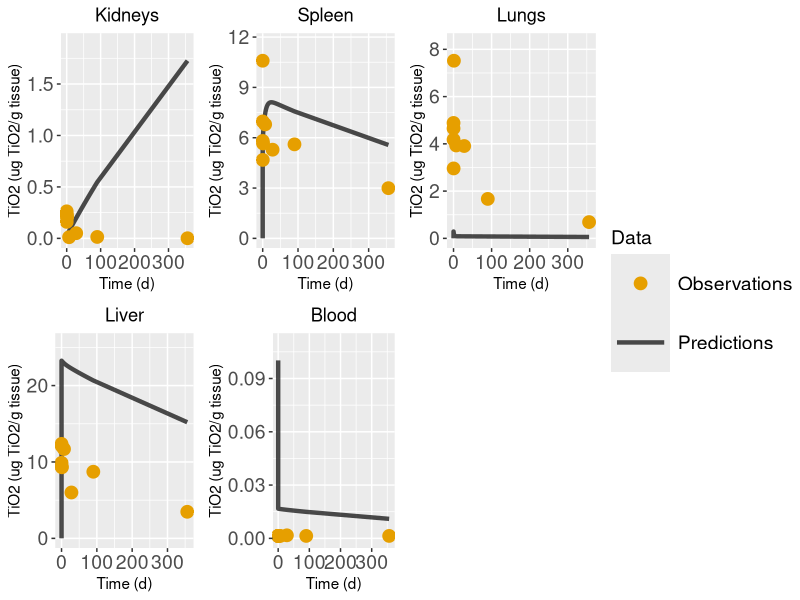

Write the R code that produced this figure. (Note: this script raises an error after producing the figure.)
library(deSolve)
setwd("/Users/vassilis/Documents/GitHub/PBK_Grouping/Validation")


#####################################
### Function to create Parameters ###
#####################################
create.params <- function(user_input){
  with( as.list(user_input),{
    ### Important!!! each compartment has a specific index vectors Tissue_fractions, Regional_flow_fractions, Capillary_fractions and cannot be changed
    # The index of each compartment:
    #Rest of Body (rob) --> 1
    #Heart (ht) --> 2
    #Kidneys (ki) --> 3
    #Brain (br) --> 4
    #Spleen (spl) --> 5
    #Lungs (lu) --> 6
    #Liver (li) --> 7
    #Uterus (ut) --> 8
    #Bone (bone) --> 9
    #Adipose (ad) --> 10
    #Skin (skin) --> 11
    #Muscles (mu) --> 12
    #Gastrointestinal track (GIT) --> 13
    
    
    comp_names <- list( "RoB"="RoB","Heart"="Heart", "Kidneys"="Kidneys", "Brain"= NA, "Spleen"="Spleen",
                        "Lungs"="Lungs", "Liver"="Liver", "Uterus"=NA, "Bone"="Bone", "Adipose"=NA, "Skin"=NA,
                        "Muscles"=NA, "GIT"="GIT") #used as input in function, compartments that are used in pbpk
    
    
    # List with names of all possible compartments
    all_comps <- list("RoB"="RoB","Heart"="Heart", "Kidneys"="Kidneys", "Brain"="Brain", "Spleen"="Spleen",
                      "Lungs"="Lungs", "Liver"="Liver", "Uterus"="Uterus", "Bone"="Bone", "Adipose"="Adipose", "Skin"="Skin", "Muscles"="Muscles",
                      "GIT"="GIT") # List with names of all possible compartments
    
    ### Density of tissues/organs
    d_tissue <- 1 #g/ml
    d_skeleton <- 1.92 #g/ml
    d_adipose <- 0.940 #g/ml
    
    Q_total <- (1.54*mass^0.75)*60 # Total Cardiac Output (ml/h)
    
    Total_Blood <- 0.06*mass+0.77 # Total blood volume (ml)
    
    fr_ad <- 0.0199*mass + 1.644 # w in g,  Brown et al.1997 p.420. This equation gives the  adipose % of body weight 
    
    
    # Physiological parameters units
    # V_blood, V_ven, V_art (ml): Volume of total blood, venous blood and arterial blood
    # w_i (g):                    mass of tissue or organ "i"
    # V_tis_i (ml):                volume of tissue or organ "i"
    # V_cap_i (ml):                volume of capillary blood in tissue "i"
    # Q_i, Q_total (ml/h):        regional blood flow of tissue or organ "i"
    
    fractions <- matrix(rep(NA, 4*13), ncol = 4)
    colnames(fractions) <- c("Tissue.weight.fraction.(%.of.BW)", "Regional.flow.fractions.(%.of.total.cardiac.output)",
                             "Capillary.fractions.(fraction.of.tissue.volume)", "Macrophage.fractions.(fraction.of.tissue.volume)" )
    fractions[,1] <- c(NA, 0.33, 0.730, 0.570, 0.200, 0.500, 3.660, 0.011, 10.000, NA, 19.030, 40.000, 2.700)
    fractions[,2] <- c(NA, 4.90, 14.10, 2.00, 1.22, 100.00, 17.40, 1.11, 12.20, 7.00, 5.80, 27.80, 14.00)
    fractions[,3] <- c(0.0400, 0.2600, 0.1600, 0.0300, 0.2200, 0.3600, 0.2100, 0.0770, 0.0400, 0.0055, 0.0200, 0.0143, 0.0500)
    fractions[,4] <- c(0.02, 0.02, 0.02, 0.04, 0.30, 0.04, 0.10, 0.02, 0.04, 0.04, 0.02, 0.02, NA)
    rownames(fractions) <- all_comps
    
    #Tissue weight fraction 
    Tissue_fractions <- fractions[,1]/100 # % of BW. Na values refers to the volume of the rest organs(RoB)
    Tissue_fractions[10] <- fr_ad/100
    #Regional blood flow fraction
    Regional_flow_fractions <- fractions[,2]/100 # % of total cardiac output
    #Capillary volume fractions (fractions of tissue volume)
    Capillary_fractions <- fractions[,3] # of tissue volume
    
    
    W_tis <- rep(0,length(comp_names))
    V_tis <- rep(0,length(comp_names))
    V_cap <- rep(0,length(comp_names))
    W_macro <- rep(0,length(comp_names))  #one more for blood compartment
    Q <- rep(0,length(comp_names))
    
    # The following values were calculated by dividing the %ID/ g tissue with the %ID w/o free 48 from Table 2 of Kreyling et al. (2017)
    # Thus, they represent the average mass, in grams, of the respective tissues in each time group.
    liver_expw <- mean(c(8.57, 8.92, 9.30, 8.61, 9.20))
    spleen_expw <- mean(c(0.93, 0.75, 0.97, 0.68, 0.71))
    kidneys_expw <- mean(c(2.27, 2.36, 2.44, 2.11, 2.26))
    lungs_expw <- mean(c(1.87, 1.60, 1.80, 1.48, 1.31))
    heart_expw <- mean(c(0.89, 1.00, 1.00, 1.00, 0.88))
    blood_expw <- mean(c(16.52, 17.45, 15.33, 18.50, 18.00))
    carcass_expw <- mean(c(206.00, 203.33, 184.00, 202.00, 203.75))
    skeleton_expw <- mean(c(26.15, 27.50, 25.56, 25.79, 25.26))
    soft_tissues <- mean(c(228.57, 253.85, 214.29, 225.93, 231.04))
    
    ### Calculation of tissue weights  
    W_tis[2] <- heart_expw
    W_tis[3] <- kidneys_expw
    W_tis[5] <- spleen_expw
    W_tis[6] <- lungs_expw
    W_tis[7] <- liver_expw
    W_tis[9] <- skeleton_expw
    W_tis[13] <- Tissue_fractions[13]*mass
    
    
    for (i in 1:length(comp_names)) {
      control <- comp_names[i]
      
      Regional_flow_fractions[i] <- ifelse(is.na(control), NA, Regional_flow_fractions[i])
      Capillary_fractions[i] <- ifelse(is.na(control), NA, Capillary_fractions[i])
      
      ###Calculation of tissue volumes
      
      if (i==9){
        V_tis[i] <- W_tis[i]/d_skeleton
      } else if(i==10){
        V_tis[i] <- W_tis[i]/d_adipose
      } else{
        V_tis[i] <- W_tis[i]/d_tissue 
      }
      
      ###Calculation of capillary volumes
      V_cap[i] <- V_tis[i]*Capillary_fractions[i]
      
      ###Calculation of regional blood flows
      Q[i] <- Q_total*Regional_flow_fractions[i]
    }
    
    
    ### Calculations for "Soft tissue" compartment
    W_tis[1] <- mass - sum(W_tis[2:length(W_tis)], na.rm = TRUE)-Total_Blood
    V_tis[1] <- W_tis[1]/d_adipose     
    Q[1] <- Q_total - sum(Q[2:length(Q)],na.rm = TRUE) + Q[6]
    V_cap[1] <- V_tis[1]*Capillary_fractions[1] #Total_Blood - Vven - Vart - sum(V_cap[2:length(V_cap)], na.rm = TRUE)
    
    parameters <- matrix(c(W_tis[],V_tis[],V_cap[],Q[],W_macro[]), ncol = 5)
    colnames(parameters) <- c("W_tis", "V_tis", "V_cap", "Q", "W_macro")
    rownames(parameters) <- all_comps
    
    Vven=0.64*Total_Blood
    Vart=0.15*Total_Blood
    Wm_ven=0.01*Vven
    Wm_art=0.01*Vart
    
    return(list(
      "Q_total"=Q_total, "V_blood"=Total_Blood, "V_ven"=Vven, "V_art"=Vart,
      
      "w_rob"=parameters[1,1], "w_ht"=parameters[2,1], "w_ki"=parameters[3,1], "w_spl"=parameters[5,1], "w_lu"=parameters[6,1], "w_li"=parameters[7,1], "w_bone"=parameters[9,1], "w_git"=parameters[13,1],
      
      "V_tis_rob"=parameters[1,2], "V_tis_ht"=parameters[2,2], "V_tis_ki"=parameters[3,2], "V_tis_spl"=parameters[5,2], "V_tis_lu"=parameters[6,2], "V_tis_li"=parameters[7,2], "V_tis_bone"=parameters[9,2], "V_tis_git"=parameters[13,2], 
      
      "V_cap_rob"=parameters[1,3], "V_cap_ht"=parameters[2,3], "V_cap_ki"=parameters[3,3], "V_cap_spl"=parameters[5,3], "V_cap_lu"=parameters[6,3], "V_cap_li"=parameters[7,3], "V_cap_bone"=parameters[9,3], "V_cap_git"=parameters[13,3],
      
      "Q_rob"=parameters[1,4], "Q_ht"=parameters[2,4], "Q_ki"=parameters[3,4], "Q_spl"=parameters[5,4], "Q_lu"=parameters[6,4], "Q_li"=parameters[7,4], "Q_bone"=parameters[9,4], "Q_git"=parameters[13,4],
      "dose" = dose, "administration" = administration_time
      
    ))
  })
}


#===============================================
#2. Function to create initial values for ODEs 
#===============================================

create.inits <- function(parameters){
  with( as.list(parameters),{
    M_ht<-0; M_lu<-0; M_li<-0; M_spl<-0; M_ki<-0; M_git<-0; M_bone<-0; M_rob<-0;
    
    M_cap_ht<-0; M_cap_lu<-0; M_cap_li<-0; M_cap_spl<-0; M_cap_ki<-0; M_cap_git<-0; M_cap_bone<-0; M_cap_rob<-0;
    
    M_lumen <- 0;
    M_ven<-0; M_art<-0
    M_feces<-0; M_urine<-0 
    
    return(c("M_ht" = M_ht, "M_lu" = M_lu, 
             "M_li" = M_li, "M_spl" = M_spl, 
             "M_ki" = M_ki, "M_git" = M_git, 
             "M_bone" = M_bone,"M_rob"=M_rob,
             
             "M_cap_ht" = M_cap_ht, "M_cap_lu" = M_cap_lu, 
             "M_cap_li" = M_cap_li, "M_cap_spl" = M_cap_spl, 
             "M_cap_ki" = M_cap_ki, "M_cap_git" = M_cap_git, 
             "M_cap_bone" = M_cap_bone,"M_cap_rob"=M_cap_rob,
             
             "M_lumen" = M_lumen,
             "M_ven" = M_ven, "M_art" = M_art, "M_feces" = M_feces, "M_urine" = M_urine))
    
  })
}

#==============
#3.Function for creating events #
#==============
create.events<- function(parameters){
  with( as.list(parameters),{
    
    ldose <- length(dose)
    ltimes <- length(administration)
    
    addition <- dose
    if (ltimes == ldose){
      events <- list(data = rbind(data.frame(var = "M_ven",  time = administration, 
                                             value = addition, method = c("add")) ))
    }else{
      stop("The times when the drug is injected should be equal in number to the doses")
    }
    
    
    return(events)
  }) 
}

###################
# 4.Custom function 
###################

custom.func <- function(){
  return()
}


#==============
#5. ODEs System
#==============
ode.func <- function(time, Initial.values, Parameters, custom.func){
  with( as.list(c(Initial.values, Parameters)),{
    
    position <- c(1,2,3,4,3,1,5,1,6,7,6,8,7,6,9,10)
    fit_pars <-exp(c(-0.133735, 2.122784, 7.684528, 6.6723, 1.761389, -2.18345, 
                     -9.489032, -2.726946, -6.120888, -8.849567, -2.124971, -9.946329)) 
    
    P_ht <- fit_pars[position[1]]
    P_lu <- fit_pars[position[2]]
    P_li <- fit_pars[position[3]]
    P_spl <- fit_pars[position[4]]
    P_ki <- fit_pars[position[5]]
    P_git <- fit_pars[position[6]]
    P_bone <- fit_pars[position[7]]
    P_rob <- fit_pars[position[8]]
    
    x_ht <- fit_pars[position[9]]
    x_lu <- fit_pars[position[10]]
    x_li <- fit_pars[position[11]]
    x_spl <- fit_pars[position[12]]
    x_ki <- fit_pars[position[13]]
    x_git <- fit_pars[position[14]]
    x_bone <- fit_pars[position[15]]
    x_rob <- fit_pars[position[16]]
    
    CLE_f <- fit_pars[length(fit_pars)-1]
    CLE_h <- fit_pars[length(fit_pars)]
    CLE_u <- 0
    
    
    # Concentrations (micro grams of NPs)/(g tissue)
    C_ht <- M_ht/w_ht
    C_cap_ht <- M_cap_ht/V_cap_ht
    C_lu <- M_lu/w_lu
    C_cap_lu <- M_cap_lu/V_cap_lu
    C_li <- M_li/w_li
    C_cap_li <- M_cap_li/V_cap_li
    C_spl <- M_spl/w_spl
    C_cap_spl <- M_cap_spl/V_cap_spl
    C_ki <- M_ki/w_ki
    C_cap_ki <- M_cap_ki/V_cap_ki
    C_git <- M_git/w_git
    C_cap_git <- M_cap_git/V_cap_git
    C_bone <- M_bone/w_bone
    C_cap_bone <- M_cap_bone/V_cap_bone
    C_rob <- M_rob/w_rob
    C_cap_rob <- M_cap_rob/V_cap_rob
    
    C_ven <- M_ven/V_ven
    C_art <- M_art/V_art
    
    # Heart
    dM_cap_ht <- Q_ht*(C_art - C_cap_ht) - x_ht*Q_ht*(C_cap_ht - C_ht/P_ht)
    dM_ht <- x_ht*Q_ht*(C_cap_ht - C_ht/P_ht) 
    
    # Lungs
    dM_cap_lu <- Q_total*(C_ven - C_cap_lu) - x_lu*Q_total*(C_cap_lu - C_lu/P_lu)
    dM_lu <-  x_lu*Q_total*(C_cap_lu - C_lu/P_lu)
    
    # Liver 
    dM_cap_li <- Q_li*(C_art - C_cap_li) + Q_spl*(C_cap_spl - C_cap_li) + Q_git*(C_cap_git - C_cap_li) -
      x_li*(Q_li+Q_git+Q_spl)*(C_cap_li - C_li/P_li)
    dM_li <- x_li*(Q_li+Q_git+Q_spl)*(C_cap_li - C_li/P_li) - CLE_h*M_li
    
    # Spleen
    dM_cap_spl <- Q_spl*(C_art - C_cap_spl) - x_spl*Q_spl*(C_cap_spl - C_spl/P_spl)
    dM_spl <- x_spl*Q_spl*(C_cap_spl - C_spl/P_spl) 
    
    # Kidneys
    dM_cap_ki <- Q_ki*(C_art - C_cap_ki) - x_ki*Q_ki*(C_cap_ki - C_ki/P_ki)- CLE_u*M_cap_ki
    dM_ki <- x_ki*Q_ki*(C_cap_ki - C_ki/P_ki) 
    
    # GIT - Gastrointestinal Track
    dM_cap_git <- Q_git*(C_art - C_cap_git) - x_git*Q_git*(C_cap_git - C_git/P_git)
    dM_git <- x_git*Q_git*(C_cap_git - C_git/P_git) 
    dM_lumen <- CLE_h*M_li - CLE_f *M_lumen 
    
    # Bone
    dM_cap_bone <- Q_bone*(C_art - C_cap_bone) - x_bone*Q_bone*(C_cap_bone - C_bone/P_bone)
    dM_bone <- x_bone*Q_bone*(C_cap_bone - C_bone/P_bone) 
    
    
    # RoB - Rest of Body
    dM_cap_rob <- Q_rob*(C_art - C_cap_rob) - x_rob*Q_rob*(C_cap_rob - C_rob/P_rob)
    dM_rob <- x_rob*Q_rob*(C_cap_rob - C_rob/P_rob) 
    
    # Urine
    dM_urine <- CLE_u*M_cap_ki
    
    # Feces
    dM_feces <- CLE_f*M_lumen
    
    # Venous Blood
    dM_ven <- Q_ht*C_cap_ht + (Q_li + Q_spl+Q_git)*C_cap_li + Q_ki*C_cap_ki +
      Q_bone*C_cap_bone + Q_rob*C_cap_rob - Q_total*C_ven
    
    # Arterial Blood
    dM_art <-  Q_total*C_cap_lu - Q_total*C_art
    
    Blood_total <- M_ven + M_art + M_cap_ht + M_cap_lu +M_cap_li+M_cap_spl+
      M_cap_ki+ M_cap_git+M_cap_bone+M_cap_rob
    Blood <- Blood_total/(V_blood)
    
    C_git_total <- (M_git+M_lumen)/w_git
    
    list(c("dM_ht" = dM_ht, "dM_lu" = dM_lu, 
           "dM_li" = dM_li, "dM_spl" = dM_spl, 
           "dM_ki" = dM_ki, "dM_git" = dM_git, 
           "dM_bone" = dM_bone,"dM_rob"=dM_rob,
           
           "dM_cap_ht" = dM_cap_ht, "dM_cap_lu" = dM_cap_lu, 
           "dM_cap_li" = dM_cap_li, "dM_cap_spl" = dM_cap_spl, 
           "dM_cap_ki" = dM_cap_ki, "dM_cap_git" = dM_cap_git, 
           "dM_cap_bone" = dM_cap_bone,"dM_cap_rob"=dM_cap_rob,
           
           "dM_lumen" = dM_lumen,
           "dM_ven" = dM_ven, "dM_art" = dM_art, "dM_feces" = dM_feces, "dM_urine" = dM_urine),
         
         "Heart" = M_ht+M_cap_ht, "Lungs" = M_lu + M_cap_lu, "Liver" = M_li + M_cap_li,
         "Spleen" = M_spl + M_cap_spl, "Kidneys" = M_ki + M_cap_ki,
         "Git" = M_git+M_lumen + M_cap_git, "Bone" = M_bone + M_cap_bone,
         "RoB" = M_rob + M_cap_rob, "Blood" = M_ven + M_art,
         
         
         "C_Blood"=Blood,
         "C_Heart"=C_ht, "C_Lungs"=C_lu, "C_Liver"=C_li, "C_Spleen"=C_spl,
         "C_Kidneys"=C_ki, "C_Git"=C_git_total, "C_Bone"=C_bone, "C_RoB"=C_rob,
         "Feces"=M_feces, "Urine"=M_urine)
  })
}

##############################
### Load experimental data ###
##############################

# Load the mean values 
# The units of the values are ng Ti per g of tissue
mean_values <- openxlsx::read.xlsx("Data/Disdier_data.xlsx", sheet=2,  colNames = T, rowNames = F)

# Transform ng/g to ug/g
mean_values[,-1] <- mean_values[,-1]/1000
Body_mass <- 215 # g
Dose_per_rat <- 1 # ug/g

####################
### User's INPUT ###
####################
mass <- Body_mass # g  
dose <- Dose_per_rat*Body_mass # ug TiO2
administration_time = 0.1
user_input <-list("dose" = dose, "mass" = mass, "administration_time" = administration_time)

params<-create.params(user_input)
inits <- create.inits(params)
events <- create.events(params)


sample_time <- sort(unique(c(mean_values$Time, seq(0, 90*24, 0.1))))  
solution <- data.frame(ode(times = sample_time,  func = ode.func, y = inits, parms = params, 
                           custom.func = custom.func, method="lsodes",  events = events))

predictions <- solution[,c('time', 'C_Lungs', 'C_Liver', 'C_Spleen', 'C_Kidneys', 'C_Blood')]

library(ggplot2)

# Defining the linetype and colour of each curve
cls <-  c("Predictions" = "#000000", "Observations" = "#E69F00")


create.plots <- function(observations, predictions, compartment, y_max =NULL){  
  
  concentration_names <- c('C_Kidneys', 'C_Spleen', 'C_Lungs','C_Liver', 'C_Blood'  )
  selected_compartment = concentration_names[which(plot_compartment == compartment)]
  print(selected_compartment)
  if(is.null(y_max)){
    y_max = max(c(max(observations[compartment]),  max(predictions[selected_compartment])))
  }
  test_plot = ggplot()+
    geom_line(data=predictions, aes(x= time/24, y= !!as.name(selected_compartment), color = "Predictions"), size=1.5,alpha = 0.7) +
    geom_point(data=observations, aes(x=Time/24, y= !!as.name(compartment), color='Observations'), size=4)+
    #scale_y_continuous(trans='log10')+
    #if (!is.null(y_max)) ylim(0, y_max) else NULL +  # Use ifelse to conditionally set ylim
    ylim(0, 1.1*y_max)+
    labs(title = compartment, 
         y = "TiO2 (ug TiO2/g tissue)",
         x = "Time (d)")+
    theme(plot.title = element_text(hjust = 0.5))+
    scale_color_manual("Data", values=cls)+
    theme(legend.key.size = unit(1.5, 'cm'),  
          legend.title = element_text(size=14),
          legend.text = element_text(size=14),
          axis.text = element_text(size = 14))
  
  #print(test_plot)
  
}




plot_compartment <- c("Kidneys", "Spleen", "Lungs",  "Liver", "Blood")

p1 <-  create.plots(mean_values, predictions, plot_compartment[1])
p2 <-  create.plots(mean_values, predictions, plot_compartment[2])
p3 <-  create.plots(mean_values, predictions, plot_compartment[3])
p4 <-  create.plots(mean_values, predictions, plot_compartment[4])
p5 <-  create.plots(mean_values, predictions, plot_compartment[5], y_max=0.1)



ggpubr::ggarrange(p1, p2, p3, p4,p5,
                  ncol=3, nrow=2, 
                  common.legend = TRUE, legend="right")

# Gather the required data for the x-y plot
colnames(predictions) <- c("Time", "Lungs", "Liver", "Spleen", "Kidneys", "Blood")

# Exclude brain data
mean_values <- mean_values[,-which(colnames(mean_values) == "Brain")]

results_df <- data.frame(matrix(NA, ncol = 9))
colnames(results_df) <- c("Study", "NM Type", "Anatase %", "Rutile %", "Dose", "Injections", "Tissue", "Observed", "Predicted")

Study_name <- c("Disdier et al. (2015)")
# loop over tissues
for (j in 2:dim(mean_values)[2]) {
  
  added_data <- cbind.data.frame(Study_name , "21.5 nm", 75, 25, dose, 1,   colnames(mean_values)[j] ,mean_values[,j], predictions[which(predictions$Time %in% mean_values$Time), 
                                                                                                     colnames(mean_values)[j]])
  colnames(added_data) <- c("Study", "NM Type", "Anatase %", "Rutile %", "Dose", "Injections", "Tissue", "Observed", "Predicted")
  
  results_df <- rbind(results_df, added_data)
  
}

results_df <- results_df[-1,]

write.csv(results_df,
          "/Users/vassilis/Documents/GitHub/PBK_Grouping/Validation/Validation_results_data/Disdier_results.csv",
          row.names =F)
